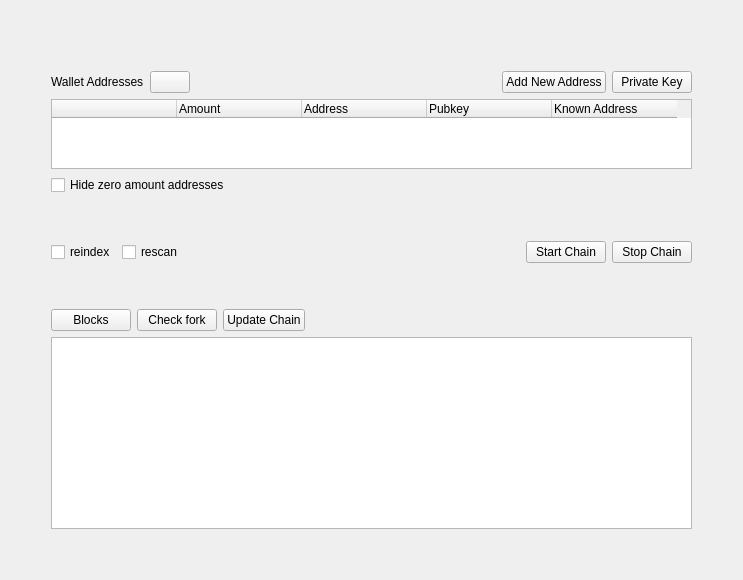
              <widget class="QWidget" name="chainaddresses_page">
               <layout class="QGridLayout" name="gridLayout_26">
                <item row="0" column="0">
                 <layout class="QGridLayout" name="chainaddresses_Layout">
                  <item row="11" column="1">
                   <spacer name="verticalSpacer_15">
                    <property name="orientation">
                     <enum>Qt::Vertical</enum>
                    </property>
                    <property name="sizeHint" stdset="0">
                     <size>
                      <width>20</width>
                      <height>40</height>
                     </size>
                    </property>
                   </spacer>
                  </item>
                  <item row="2" column="1">
                   <layout class="QGridLayout" name="gridLayout_29">
                    <item row="1" column="4">
                     <widget class="QPushButton" name="privkey_page_button">
                      <property name="text">
                       <string>Private Key</string>
                      </property>
                     </widget>
                    </item>
                    <item row="1" column="3">
                     <widget class="QPushButton" name="addaddress_page_button">
                      <property name="text">
                       <string>Add New Address</string>
                      </property>
                     </widget>
                    </item>
                    <item row="1" column="2">
                     <spacer name="horizontalSpacer_17">
                      <property name="orientation">
                       <enum>Qt::Horizontal</enum>
                      </property>
                      <property name="sizeHint" stdset="0">
                       <size>
                        <width>40</width>
                        <height>20</height>
                       </size>
                      </property>
                     </spacer>
                    </item>
                    <item row="1" column="0">
                     <widget class="QLabel" name="chain_wallet_addresses_label">
                      <property name="text">
                       <string>Wallet Addresses</string>
                      </property>
                      <property name="alignment">
                       <set>Qt::AlignLeading|Qt::AlignLeft|Qt::AlignVCenter</set>
                      </property>
                     </widget>
                    </item>
                    <item row="1" column="1">
                     <widget class="QPushButton" name="refresh_walletaddresses_button">
                      <property name="text">
                       <string/>
                      </property>
                     </widget>
                    </item>
                   </layout>
                  </item>
                  <item row="6" column="1">
                   <layout class="QGridLayout" name="chain_stop_Layout">
                    <item row="0" column="6">
                     <widget class="QPushButton" name="stopchain_button">
                      <property name="text">
                       <string>Stop Chain</string>
                      </property>
                     </widget>
                    </item>
                    <item row="0" column="3">
                     <widget class="QCheckBox" name="rescan_checkBox">
                      <property name="text">
                       <string>rescan</string>
                      </property>
                     </widget>
                    </item>
                    <item row="0" column="4">
                     <spacer name="horizontalSpacer_93">
                      <property name="orientation">
                       <enum>Qt::Horizontal</enum>
                      </property>
                      <property name="sizeHint" stdset="0">
                       <size>
                        <width>40</width>
                        <height>20</height>
                       </size>
                      </property>
                     </spacer>
                    </item>
                    <item row="0" column="2">
                     <widget class="QCheckBox" name="reindex_checkBox">
                      <property name="text">
                       <string>reindex</string>
                      </property>
                     </widget>
                    </item>
                    <item row="0" column="5">
                     <widget class="QPushButton" name="startchain_button">
                      <property name="text">
                       <string>Start Chain</string>
                      </property>
                     </widget>
                    </item>
                   </layout>
                  </item>
                  <item row="3" column="1">
                   <widget class="QTableWidget" name="addresses_tableWidget">
                    <property name="sizePolicy">
                     <sizepolicy hsizetype="Expanding" vsizetype="Expanding">
                      <horstretch>0</horstretch>
                      <verstretch>0</verstretch>
                     </sizepolicy>
                    </property>
                    <property name="minimumSize">
                     <size>
                      <width>0</width>
                      <height>0</height>
                     </size>
                    </property>
                    <property name="maximumSize">
                     <size>
                      <width>16777215</width>
                      <height>250</height>
                     </size>
                    </property>
                    <property name="mouseTracking">
                     <bool>false</bool>
                    </property>
                    <property name="focusPolicy">
                     <enum>Qt::WheelFocus</enum>
                    </property>
                    <property name="horizontalScrollBarPolicy">
                     <enum>Qt::ScrollBarAsNeeded</enum>
                    </property>
                    <property name="sizeAdjustPolicy">
                     <enum>QAbstractScrollArea::AdjustToContents</enum>
                    </property>
                    <property name="editTriggers">
                     <set>QAbstractItemView::NoEditTriggers</set>
                    </property>
                    <property name="defaultDropAction">
                     <enum>Qt::IgnoreAction</enum>
                    </property>
                    <property name="alternatingRowColors">
                     <bool>true</bool>
                    </property>
                    <property name="selectionBehavior">
                     <enum>QAbstractItemView::SelectItems</enum>
                    </property>
                    <property name="verticalScrollMode">
                     <enum>QAbstractItemView::ScrollPerPixel</enum>
                    </property>
                    <property name="horizontalScrollMode">
                     <enum>QAbstractItemView::ScrollPerPixel</enum>
                    </property>
                    <property name="sortingEnabled">
                     <bool>true</bool>
                    </property>
                    <property name="rowCount">
                     <number>0</number>
                    </property>
                    <property name="columnCount">
                     <number>5</number>
                    </property>
                    <attribute name="horizontalHeaderDefaultSectionSize">
                     <number>125</number>
                    </attribute>
                    <attribute name="horizontalHeaderShowSortIndicator" stdset="0">
                     <bool>true</bool>
                    </attribute>
                    <attribute name="horizontalHeaderStretchLastSection">
                     <bool>false</bool>
                    </attribute>
                    <column>
                     <property name="text">
                      <string/>
                     </property>
                     <property name="textAlignment">
                      <set>AlignLeading|AlignTop</set>
                     </property>
                    </column>
                    <column>
                     <property name="text">
                      <string>Amount</string>
                     </property>
                     <property name="textAlignment">
                      <set>AlignLeading|AlignTop</set>
                     </property>
                    </column>
                    <column>
                     <property name="text">
                      <string>Address</string>
                     </property>
                     <property name="textAlignment">
                      <set>AlignLeading|AlignTop</set>
                     </property>
                    </column>
                    <column>
                     <property name="text">
                      <string>Pubkey</string>
                     </property>
                     <property name="textAlignment">
                      <set>AlignLeading|AlignTop</set>
                     </property>
                    </column>
                    <column>
                     <property name="text">
                      <string>Known Address</string>
                     </property>
                     <property name="textAlignment">
                      <set>AlignLeading|AlignTop</set>
                     </property>
                    </column>
                   </widget>
                  </item>
                  <item row="4" column="1">
                   <layout class="QGridLayout" name="create_privkey_buttons_Layout">
                    <item row="1" column="0">
                     <widget class="QCheckBox" name="hide_address_checkBox">
                      <property name="text">
                       <string>Hide zero amount addresses</string>
                      </property>
                      <property name="checked">
                       <bool>false</bool>
                      </property>
                     </widget>
                    </item>
                    <item row="1" column="1">
                     <spacer name="horizontalSpacer_11">
                      <property name="orientation">
                       <enum>Qt::Horizontal</enum>
                      </property>
                      <property name="sizeHint" stdset="0">
                       <size>
                        <width>40</width>
                        <height>20</height>
                       </size>
                      </property>
                     </spacer>
                    </item>
                   </layout>
                  </item>
                  <item row="1" column="1">
                   <spacer name="verticalSpacer_16">
                    <property name="orientation">
                     <enum>Qt::Vertical</enum>
                    </property>
                    <property name="sizeHint" stdset="0">
                     <size>
                      <width>20</width>
                      <height>40</height>
                     </size>
                    </property>
                   </spacer>
                  </item>
                  <item row="5" column="1">
                   <spacer name="verticalSpacer_33">
                    <property name="orientation">
                     <enum>Qt::Vertical</enum>
                    </property>
                    <property name="sizeHint" stdset="0">
                     <size>
                      <width>20</width>
                      <height>40</height>
                     </size>
                    </property>
                   </spacer>
                  </item>
                  <item row="8" column="1">
                   <layout class="QHBoxLayout" name="horizontalLayout_2">
                    <item>
                     <widget class="QPushButton" name="download_blocks_button">
                      <property name="text">
                       <string>Blocks</string>
                      </property>
                     </widget>
                    </item>
                    <item>
                     <widget class="QPushButton" name="check_fork_button">
                      <property name="text">
                       <string>Check fork</string>
                      </property>
                     </widget>
                    </item>
                    <item>
                     <widget class="QPushButton" name="update_chain_button">
                      <property name="text">
                       <string>Update Chain</string>
                      </property>
                     </widget>
                    </item>
                    <item>
                     <spacer name="horizontalSpacer_75">
                      <property name="orientation">
                       <enum>Qt::Horizontal</enum>
                      </property>
                      <property name="sizeHint" stdset="0">
                       <size>
                        <width>40</width>
                        <height>20</height>
                       </size>
                      </property>
                     </spacer>
                    </item>
                   </layout>
                  </item>
                  <item row="7" column="1">
                   <spacer name="verticalSpacer_41">
                    <property name="orientation">
                     <enum>Qt::Vertical</enum>
                    </property>
                    <property name="sizeHint" stdset="0">
                     <size>
                      <width>20</width>
                      <height>40</height>
                     </size>
                    </property>
                   </spacer>
                  </item>
                  <item row="9" column="1">
                   <widget class="QTextBrowser" name="update_chain_textBrowser"/>
                  </item>
                  <item row="1" column="2" rowspan="9">
                   <spacer name="horizontalSpacer_62">
                    <property name="orientation">
                     <enum>Qt::Horizontal</enum>
                    </property>
                    <property name="sizeHint" stdset="0">
                     <size>
                      <width>40</width>
                      <height>20</height>
                     </size>
                    </property>
                   </spacer>
                  </item>
                  <item row="1" column="0" rowspan="9">
                   <spacer name="horizontalSpacer_61">
                    <property name="orientation">
                     <enum>Qt::Horizontal</enum>
                    </property>
                    <property name="sizeHint" stdset="0">
                     <size>
                      <width>40</width>
                      <height>20</height>
                     </size>
                    </property>
                   </spacer>
                  </item>
                  <item row="0" column="1">
                   <widget class="QLabel" name="chain_version_label">
                    <property name="text">
                     <string/>
                    </property>
                   </widget>
                  </item>
                 </layout>
                </item>
               </layout>
              </widget>
